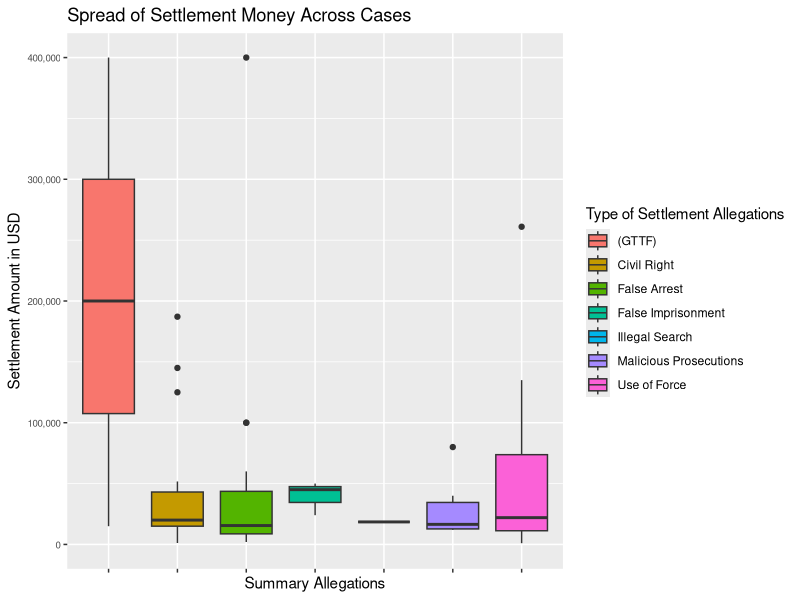
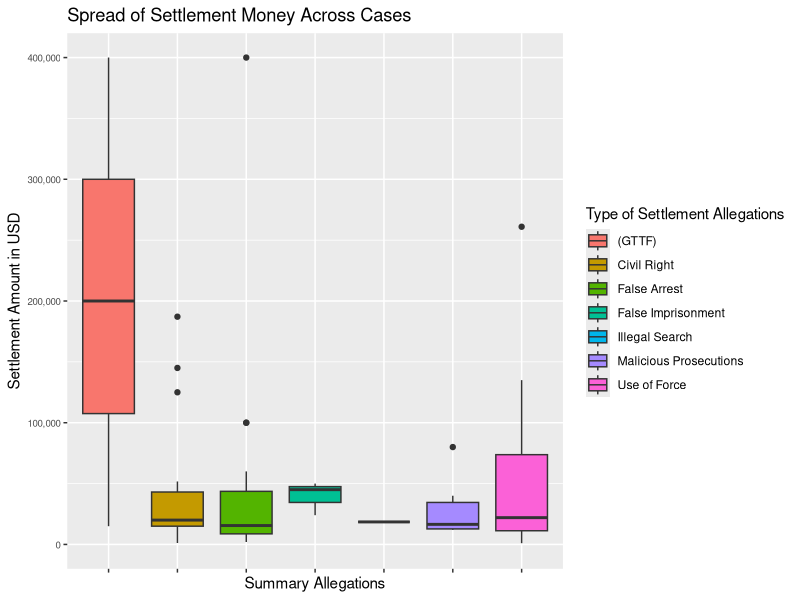

The R script that drew these images, in order:
library(dplyr)
library(ggplot2)
library(stringr)

baltimore_data <- read.csv("../data/baltimore_edited.csv")

sum_over <- baltimore_data %>% 
  filter(amount_awarded > 400000)

View(sum_over)

max <- max(baltimore_data$amount_awarded)
print(max)

baltimore_data$summary_allegations <- toupper(baltimore_data$summary_allegations)

baltimore_data$summary_allegations <- str_replace(baltimore_data$summary_allegations, "POLICE MISCONDUCT - FALSE ARREST", "False Arrest")
baltimore_data$summary_allegations <- str_replace(baltimore_data$summary_allegations, "VIOLATION OF CIVIL RIGHTS", "Civil Right")
baltimore_data$summary_allegations <- str_replace(baltimore_data$summary_allegations, "POLICE MISCONDUCT - MALICIOUS PROSECUTION", "Malicious Prosecutions")
baltimore_data$summary_allegations <- str_replace(baltimore_data$summary_allegations, "POLICE MISCONDUCT - USE OF FORCE", "Use of Force")
baltimore_data$summary_allegations <- str_replace(baltimore_data$summary_allegations, "POLICE MISCONDUCT - ILLEGAL SEARCH", "Illegal Search")
baltimore_data$summary_allegations <- str_replace(baltimore_data$summary_allegations, "POLICE MISCONDUCT - FALSE IMPRISONMENT", "False Imprisonment")
baltimore_data$summary_allegations <- str_replace(baltimore_data$summary_allegations, "OFFICER MISCONDUCT ", "")


baltimore_boxplot <- ggplot(baltimore_data, aes(x = as.factor(summary_allegations), y = amount_awarded,
                  fill = factor(summary_allegations))) +
  scale_y_continuous(labels = scales::comma,
                     limits = c(0, 400000)) +
  geom_boxplot() +
  labs(x = "Summary Allegations",
       y = "Settlement Amount in USD",
       title = "Spread of Settlement Money Across Cases") +
  theme(axis.text = element_text(size = 7)) + 
  theme(axis.text.x = element_blank())

baltimore_boxplot$labels$fill <- "Type of Settlement Allegations"
baltimore_boxplot

unique_allegations <- unique(baltimore_data$summary_allegations)
print(unique_allegations)


baltimore_boxplot

View(baltimore_data)
